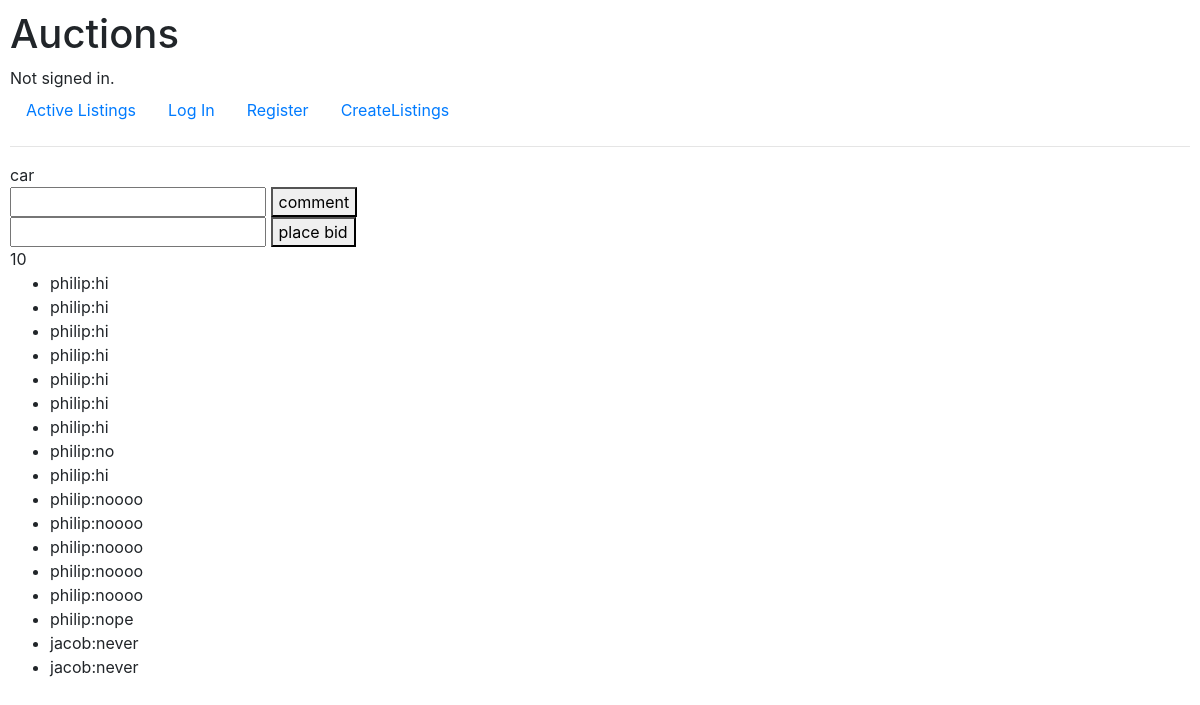
The page /listing/1 on the database as committed earlier.
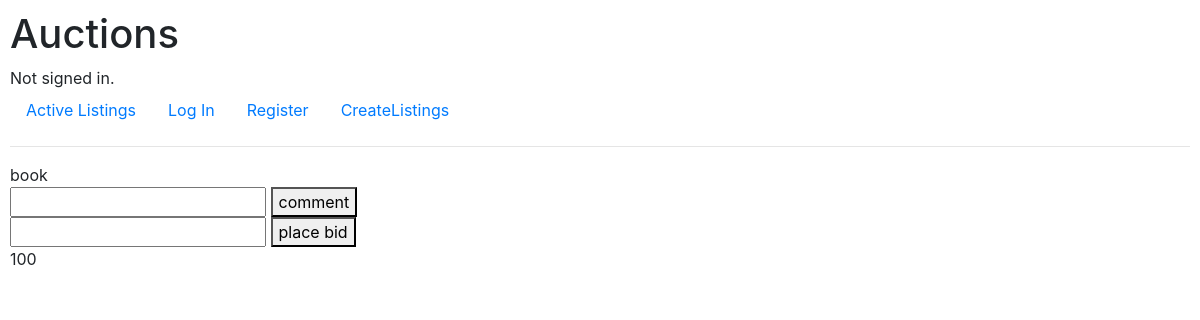
The same page on the database as committed later.
### auctions/models.py (models this page shows)
class AuctionListing(models.Model):
    item=models.CharField(max_length=64)
    owner=models.ForeignKey(User,on_delete=models.CASCADE)
    description=models.CharField(max_length=64)
    listingprice=models.IntegerField()
    img=models.URLField()

class bid(models.Model):
    item=models.ForeignKey(AuctionListing,on_delete=models.CASCADE)
    bidding=models.IntegerField()
    highestbider=models.ForeignKey(User,on_delete=models.CASCADE)

class comments(models.Model):
    item=models.ForeignKey(AuctionListing,on_delete=models.CASCADE)
    comments=models.CharField(max_length=200)
    comments_owner=models.ForeignKey(User,on_delete=models.CASCADE)

class User(AbstractUser):
    pass

### auctions/views.py (the view)
# urls.py: path('listing/<int:id>',views.listing,name='listing'),
def listing(request,id):
    if request.method=="POST":
        return render(request,'auctions/listing.html',{
            'item':AuctionListing.objects.get(id=id),'comments':comments.objects.filter(item=AuctionListing.objects.get(id=id)),'c_bid':bid.objects.get(item=AuctionListing.objects.get(id=id))
        })
    return render(request,'auctions/listing.html',{
            'item':AuctionListing.objects.get(id=id),'comments':comments.objects.filter(item=AuctionListing.objects.get(id=id)),'c_bid':bid.objects.get(item=AuctionListing.objects.get(id=id))
        })

### auctions/templates/auctions/listing.html (shortened to what this page needs)
{% extends "auctions/layout.html" %}
{% block body %}
   {{item.item}}
   <form action="{%url 'comment' id=item.id %}" method="POST">
    <input type="text" name="comment" >
    <button type="submit">comment</button>
   </form>
   <form action="{%url 'bids' id=item.id%}" method="POST">
        <input type="number" name="current_bid" min="{{c_bid.bidding}}">
        <button type="submit">place bid</button>
   </form>
   {{c_bid.bidding}}
   <ul>
    {%for comment in comments%}
    <li>{{comment.comments_owner}}:{{comment.comments}}</li>
    {%endfor%}
   </ul>
{% endblock %}

### auctions/templates/auctions/layout.html (shortened to what this page needs)
{% load static %}
<!DOCTYPE html>
<html lang="en">
    <head>
        <link rel="stylesheet" href="https://stackpath.bootstrapcdn.com/bootstrap/4.4.1/css/bootstrap.min.css">
        <link href="{% static 'auctions/styles.css' %}" rel="stylesheet">
    </head>
    <body>
        <h1>Auctions</h1>
        <div>
            {% if user.is_authenticated %}
                Signed in as <strong>{{ user.username }}</strong>.
            {% else %}
                Not signed in.
            {% endif %}
        </div>
        <ul class="nav">
            <li class="nav-item">
                <a class="nav-link" href="{% url 'index' %}">Active Listings</a>
            </li>
            {% if user.is_authenticated %}
                <li class="nav-item">
                    <a class="nav-link" href="{% url 'logout' %}">Log Out</a>
                </li>
            {% else %}
                <li class="nav-item">
                    <a class="nav-link" href="{% url 'login' %}">Log In</a>
                </li>
                <li class="nav-item">
                    <a class="nav-link" href="{% url 'register' %}">Register</a>
                </li>
            {% endif %}
            <li class="nav-item">
                <a class="nav-link" href="{% url 'create' %}">CreateListings</a>
            </li>
        </ul>
        <hr>
        {% block body %}
        {% endblock %}
    </body>
</html>

### auctions/static/auctions/styles.css (style rules this page uses)
body { padding: 10px; }

Rows that differ between the two databases and show on the page:
removed comments: comments_owner "philip", comments "hi"
removed comments: comments_owner "philip", comments "hi"
removed comments: comments_owner "philip", comments "hi"
removed comments: comments_owner "philip", comments "hi"
removed comments: comments_owner "philip", comments "hi"
removed comments: comments_owner "philip", comments "hi"
removed comments: comments_owner "philip", comments "hi"
removed comments: comments_owner "philip", comments "no"
removed comments: comments_owner "philip", comments "hi"
removed comments: comments_owner "philip", comments "noooo"
removed comments: comments_owner "philip", comments "noooo"
removed comments: comments_owner "philip", comments "noooo"
removed comments: comments_owner "philip", comments "noooo"
removed comments: comments_owner "philip", comments "noooo"
removed comments: comments_owner "philip", comments "nope"
removed comments: comments_owner "jacob", comments "never"
removed comments: comments_owner "jacob", comments "never"
changed AuctionListing: item "car" → "book"
changed bid: bidding "10" → "100"
